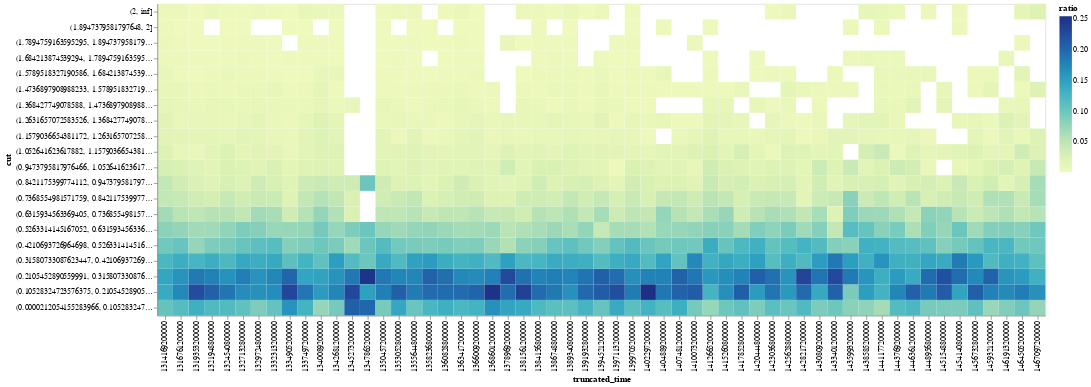

Notebook cell for this chart:
### Code cell
binned_data = (
    data.pipe(bin, "dB_l_over_B", maxbins=20, start=0, stop=2)
    .group_by("truncated_time", "cut")
    .agg(pl.count())
    .filter(pl.col("count") > 1)
    .pipe(scale, col_name="count", over_col_name="truncated_time")
)

base = alt.Chart(binned_data).mark_rect().encode(
    alt.X("truncated_time:O"),  # NOTE: this is not formatted correctly
    alt.Y("cut:O").sort("descending"),
    alt.Color("ratio"),
)

base
# Note: no big difference even in log scale
# base.encode(color=alt.Color("ratio").scale(type="log"))

### Figure 1 — Vega specification as saved in the notebook (floating-point values rounded to 4 significant figures; data arrays with more than 128 entries replaced by an {"elided": "..."} marker saying what was removed)
{"$schema": "https://vega.github.io/schema/vega/v5.json", "data": [{"name": "source_0"}, {"name": "data_0", "values": {"elided": "964 records"}}, {"name": "data_0_x_domain_truncated_time", "values": [{"truncated_time": 1314169200000}, {"truncated_time": 1316761200000}, {"truncated_time": 1319353200000}, {"truncated_time": 1321948800000}, {"truncated_time": 1324540800000}, {"truncated_time": 1327132800000}, {"truncated_time": 1329724800000}, {"truncated_time": 1332313200000}, {"truncated_time": 1334905200000}, {"truncated_time": 1337497200000}, {"truncated_time": 1340089200000}, {"truncated_time": 1342681200000}, {"truncated_time": 1345273200000}, {"truncated_time": 1347865200000}, {"truncated_time": 1350457200000}, {"truncated_time": 1353052800000}, {"truncated_time": 1355644800000}, {"truncated_time": 1358236800000}, {"truncated_time": 1360828800000}, {"truncated_time": 1363417200000}, {"truncated_time": 1366009200000}, {"truncated_time": 1368601200000}, {"truncated_time": 1378969200000}, {"truncated_time": 1381561200000}, {"truncated_time": 1384156800000}, {"truncated_time": 1386748800000}, {"truncated_time": 1389340800000}, {"truncated_time": 1391932800000}, {"truncated_time": 1394521200000}, {"truncated_time": 1397113200000}, {"truncated_time": 1399705200000}, {"truncated_time": 1402297200000}, {"truncated_time": 1404889200000}, {"truncated_time": 1407481200000}, {"truncated_time": 1410073200000}, {"truncated_time": 1412665200000}, {"truncated_time": 1415260800000}, {"truncated_time": 1417852800000}, {"truncated_time": 1420444800000}, {"truncated_time": 1423036800000}, {"truncated_time": 1425628800000}, {"truncated_time": 1428217200000}, {"truncated_time": 1430809200000}, {"truncated_time": 1433401200000}, {"truncated_time": 1435993200000}, {"truncated_time": 1441177200000}, {"truncated_time": 1443769200000}, {"truncated_time": 1446361200000}, {"truncated_time": 1448956800000}, {"truncated_time": 1451548800000}, {"truncated_time": 1454140800000}, {"truncated_time": 1456732800000}, {"truncated_time": 1461913200000}, {"truncated_time": 1464505200000}, {"truncated_time": 1467097200000}, {"truncated_time": 1438585200000}, {"truncated_time": 1459321200000}]}, {"name": "source_0_y_domain_cut", "values": [{"cut": "(0.0000212054155283966, 0.10528324723576375]", "sort_field": "(0.0000212054155283966, 0.10528324723576375]"}, {"cut": "(1.052641623617882, 1.1579036654381172]", "sort_field": "(1.052641623617882, 1.1579036654381172]"}, {"cut": "(0.6315934563369405, 0.7368554981571759]", "sort_field": "(0.6315934563369405, 0.7368554981571759]"}, {"cut": "(0.2105452890559991, 0.31580733087623447]", "sort_field": "(0.2105452890559991, 0.31580733087623447]"}, {"cut": "(1.5789518327190586, 1.684213874539294]", "sort_field": "(1.5789518327190586, 1.684213874539294]"}, {"cut": "(0.5263314145167052, 0.6315934563369405]", "sort_field": "(0.5263314145167052, 0.6315934563369405]"}, {"cut": "(0.9473795817976466, 1.052641623617882]", "sort_field": "(0.9473795817976466, 1.052641623617882]"}, {"cut": "(1.2631657072583526, 1.368427749078588]", "sort_field": "(1.2631657072583526, 1.368427749078588]"}, {"cut": "(0.4210693726964698, 0.5263314145167052]", "sort_field": "(0.4210693726964698, 0.5263314145167052]"}, {"cut": "(0.10528324723576375, 0.2105452890559991]", "sort_field": "(0.10528324723576375, 0.2105452890559991]"}, {"cut": "(1.684213874539294, 1.7894759163595295]", "sort_field": "(1.684213874539294, 1.7894759163595295]"}, {"cut": "(0.31580733087623447, 0.4210693726964698]", "sort_field": "(0.31580733087623447, 0.4210693726964698]"}, {"cut": "(1.4736897908988233, 1.5789518327190586]", "sort_field": "(1.4736897908988233, 1.5789518327190586]"}, {"cut": "(1.8947379581797648, 2]", "sort_field": "(1.8947379581797648, 2]"}, {"cut": "(0.7368554981571759, 0.8421175399774112]", "sort_field": "(0.7368554981571759, 0.8421175399774112]"}, {"cut": "(1.1579036654381172, 1.2631657072583526]", "sort_field": "(1.1579036654381172, 1.2631657072583526]"}, {"cut": "(0.8421175399774112, 0.9473795817976466]", "sort_field": "(0.8421175399774112, 0.9473795817976466]"}, {"cut": "(2, inf]", "sort_field": "(2, inf]"}, {"cut": "(1.7894759163595295, 1.8947379581797648]", "sort_field": "(1.7894759163595295, 1.8947379581797648]"}, {"cut": "(1.368427749078588, 1.4736897908988233]", "sort_field": "(1.368427749078588, 1.4736897908988233]"}]}, {"name": "data_0_color_domain_ratio", "values": [{"min": 0.0009407, "max": 0.2542}]}], "signals": [{"name": "x_step", "value": 20}, {"name": "width", "update": "bandspace(domain('x').length, 0, 0) * x_step"}, {"name": "y_step", "value": 20}, {"name": "height", "update": "bandspace(domain('y').length, 0, 0) * y_step"}], "marks": [{"type": "rect", "name": "marks", "from": {"data": "data_0"}, "encode": {"update": {"x": {"field": "truncated_time", "scale": "x"}, "fill": {"field": "ratio", "scale": "color"}, "width": {"signal": "max(0.25, bandwidth('x'))"}, "y": {"field": "cut", "scale": "y"}, "height": {"signal": "max(0.25, bandwidth('y'))"}, "description": {"signal": "\"truncated_time: \" + (isValid(datum[\"truncated_time\"]) ? datum[\"truncated_time\"] : \"\"+datum[\"truncated_time\"]) + \"; cut: \" + (isValid(datum[\"cut\"]) ? datum[\"cut\"] : \"\"+datum[\"cut\"]) + \"; ratio: \" + (format(datum[\"ratio\"], \"\"))"}}}, "style": ["rect"]}], "scales": [{"name": "x", "type": "band", "domain": {"data": "data_0_x_domain_truncated_time", "field": "truncated_time", "sort": true}, "range": {"step": {"signal": "x_step"}}, "paddingOuter": 0, "paddingInner": 0}, {"name": "y", "type": "band", "domain": {"data": "source_0_y_domain_cut", "field": "cut", "sort": {"op": "max", "field": "sort_field", "order": "descending"}}, "range": {"step": {"signal": "y_step"}}, "paddingInner": 0, "paddingOuter": 0}, {"name": "color", "type": "linear", "domain": [{"signal": "(data(\"data_0_color_domain_ratio\")[0] || {}).min"}, {"signal": "(data(\"data_0_color_domain_ratio\")[0] || {}).max"}], "range": "heatmap", "zero": false, "interpolate": "hcl"}], "axes": [{"scale": "x", "title": "truncated_time", "labelAlign": "right", "labelAngle": 270, "zindex": 1, "labelBaseline": "middle", "grid": false, "orient": "bottom"}, {"scale": "y", "orient": "left", "grid": false, "zindex": 1, "title": "cut"}], "padding": 5, "legends": [{"fill": "color", "gradientLength": {"signal": "clamp(height, 64, 200)"}, "title": "ratio"}], "background": "white", "style": "cell"}
